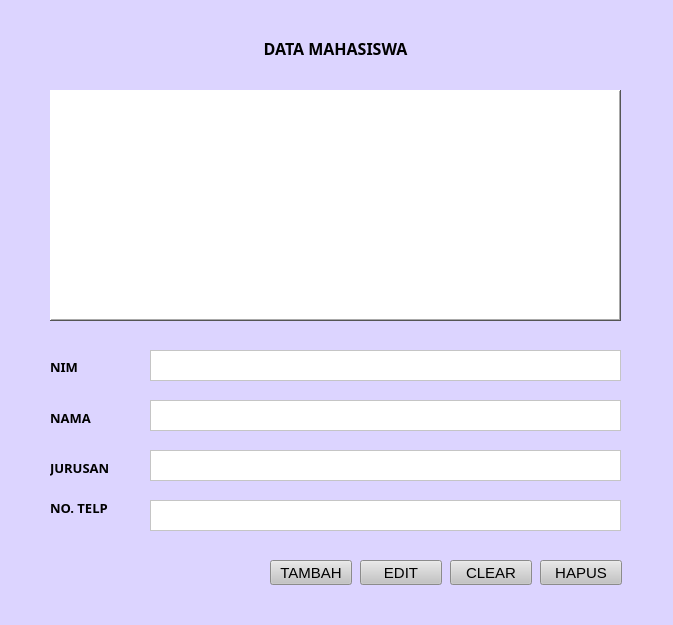
<?xml version="1.0" encoding="UTF-8"?>
<ui version="4.0">
 <class>Frame</class>
 <widget class="QFrame" name="Frame">
  <property name="geometry">
   <rect>
    <x>0</x>
    <y>0</y>
    <width>673</width>
    <height>625</height>
   </rect>
  </property>
  <property name="windowTitle">
   <string>Frame</string>
  </property>
  <property name="autoFillBackground">
   <bool>false</bool>
  </property>
  <property name="styleSheet">
   <string notr="true">background-color : rgb(220, 212, 255)</string>
  </property>
  <property name="frameShape">
   <enum>QFrame::NoFrame</enum>
  </property>
  <widget class="QLabel" name="label">
   <property name="geometry">
    <rect>
     <x>230</x>
     <y>40</y>
     <width>211</width>
     <height>16</height>
    </rect>
   </property>
   <property name="font">
    <font>
     <family>Poppins</family>
     <pointsize>12</pointsize>
     <weight>75</weight>
     <bold>true</bold>
    </font>
   </property>
   <property name="text">
    <string>DATA MAHASISWA</string>
   </property>
   <property name="textFormat">
    <enum>Qt::AutoText</enum>
   </property>
   <property name="scaledContents">
    <bool>false</bool>
   </property>
   <property name="alignment">
    <set>Qt::AlignCenter</set>
   </property>
  </widget>
  <widget class="QFrame" name="frame">
   <property name="geometry">
    <rect>
     <x>50</x>
     <y>90</y>
     <width>571</width>
     <height>231</height>
    </rect>
   </property>
   <property name="autoFillBackground">
    <bool>false</bool>
   </property>
   <property name="styleSheet">
    <string notr="true">background-color : rgb(255, 255, 255)</string>
   </property>
   <property name="frameShape">
    <enum>QFrame::WinPanel</enum>
   </property>
   <property name="frameShadow">
    <enum>QFrame::Raised</enum>
   </property>
  </widget>
  <widget class="QLabel" name="label_2">
   <property name="geometry">
    <rect>
     <x>50</x>
     <y>360</y>
     <width>54</width>
     <height>14</height>
    </rect>
   </property>
   <property name="font">
    <font>
     <family>Poppins</family>
     <pointsize>10</pointsize>
     <weight>75</weight>
     <bold>true</bold>
    </font>
   </property>
   <property name="text">
    <string>NIM</string>
   </property>
  </widget>
  <widget class="QLabel" name="label_3">
   <property name="geometry">
    <rect>
     <x>50</x>
     <y>410</y>
     <width>61</width>
     <height>16</height>
    </rect>
   </property>
   <property name="font">
    <font>
     <family>Poppins</family>
     <pointsize>10</pointsize>
     <weight>75</weight>
     <bold>true</bold>
    </font>
   </property>
   <property name="text">
    <string>NAMA</string>
   </property>
  </widget>
  <widget class="QTextEdit" name="textEdit_2">
   <property name="geometry">
    <rect>
     <x>150</x>
     <y>400</y>
     <width>471</width>
     <height>31</height>
    </rect>
   </property>
   <property name="autoFillBackground">
    <bool>true</bool>
   </property>
   <property name="styleSheet">
    <string notr="true">background-color : rgb(255, 255, 255)</string>
   </property>
  </widget>
  <widget class="QLabel" name="label_4">
   <property name="geometry">
    <rect>
     <x>50</x>
     <y>460</y>
     <width>81</width>
     <height>16</height>
    </rect>
   </property>
   <property name="font">
    <font>
     <family>Poppins</family>
     <pointsize>10</pointsize>
     <weight>75</weight>
     <bold>true</bold>
    </font>
   </property>
   <property name="text">
    <string>JURUSAN</string>
   </property>
  </widget>
  <widget class="QLabel" name="label_5">
   <property name="geometry">
    <rect>
     <x>50</x>
     <y>500</y>
     <width>71</width>
     <height>16</height>
    </rect>
   </property>
   <property name="font">
    <font>
     <family>Poppins</family>
     <pointsize>10</pointsize>
     <weight>75</weight>
     <bold>true</bold>
    </font>
   </property>
   <property name="text">
    <string>NO. TELP</string>
   </property>
  </widget>
  <widget class="QTextEdit" name="textEdit_3">
   <property name="geometry">
    <rect>
     <x>150</x>
     <y>450</y>
     <width>471</width>
     <height>31</height>
    </rect>
   </property>
   <property name="autoFillBackground">
    <bool>true</bool>
   </property>
   <property name="styleSheet">
    <string notr="true">background-color : rgb(255, 255, 255)</string>
   </property>
  </widget>
  <widget class="QTextEdit" name="textEdit_4">
   <property name="geometry">
    <rect>
     <x>150</x>
     <y>500</y>
     <width>471</width>
     <height>31</height>
    </rect>
   </property>
   <property name="autoFillBackground">
    <bool>true</bool>
   </property>
   <property name="styleSheet">
    <string notr="true">background-color : rgb(255, 255, 255)</string>
   </property>
  </widget>
  <widget class="QTextEdit" name="textEdit_5">
   <property name="geometry">
    <rect>
     <x>150</x>
     <y>350</y>
     <width>471</width>
     <height>31</height>
    </rect>
   </property>
   <property name="autoFillBackground">
    <bool>true</bool>
   </property>
   <property name="styleSheet">
    <string notr="true">background-color : rgb(255, 255, 255)</string>
   </property>
  </widget>
  <widget class="QPushButton" name="pushButton">
   <property name="geometry">
    <rect>
     <x>270</x>
     <y>560</y>
     <width>82</width>
     <height>25</height>
    </rect>
   </property>
   <property name="font">
    <font>
     <pointsize>11</pointsize>
    </font>
   </property>
   <property name="acceptDrops">
    <bool>false</bool>
   </property>
   <property name="styleSheet">
    <string notr="true">background-color : rgb(195, 195, 195)</string>
   </property>
   <property name="text">
    <string>TAMBAH</string>
   </property>
  </widget>
  <widget class="QPushButton" name="pushButton_2">
   <property name="geometry">
    <rect>
     <x>360</x>
     <y>560</y>
     <width>82</width>
     <height>25</height>
    </rect>
   </property>
   <property name="font">
    <font>
     <pointsize>11</pointsize>
    </font>
   </property>
   <property name="acceptDrops">
    <bool>false</bool>
   </property>
   <property name="styleSheet">
    <string notr="true">background-color : rgb(195, 195, 195)</string>
   </property>
   <property name="text">
    <string>EDIT</string>
   </property>
  </widget>
  <widget class="QPushButton" name="pushButton_3">
   <property name="geometry">
    <rect>
     <x>450</x>
     <y>560</y>
     <width>82</width>
     <height>25</height>
    </rect>
   </property>
   <property name="font">
    <font>
     <pointsize>11</pointsize>
    </font>
   </property>
   <property name="acceptDrops">
    <bool>false</bool>
   </property>
   <property name="styleSheet">
    <string notr="true">background-color : rgb(195, 195, 195)</string>
   </property>
   <property name="text">
    <string>CLEAR</string>
   </property>
  </widget>
  <widget class="QPushButton" name="pushButton_4">
   <property name="geometry">
    <rect>
     <x>540</x>
     <y>560</y>
     <width>82</width>
     <height>25</height>
    </rect>
   </property>
   <property name="font">
    <font>
     <pointsize>11</pointsize>
    </font>
   </property>
   <property name="acceptDrops">
    <bool>false</bool>
   </property>
   <property name="styleSheet">
    <string notr="true">background-color : rgb(195, 195, 195)</string>
   </property>
   <property name="text">
    <string>HAPUS</string>
   </property>
  </widget>
 </widget>
 <resources/>
 <connections/>
</ui>
